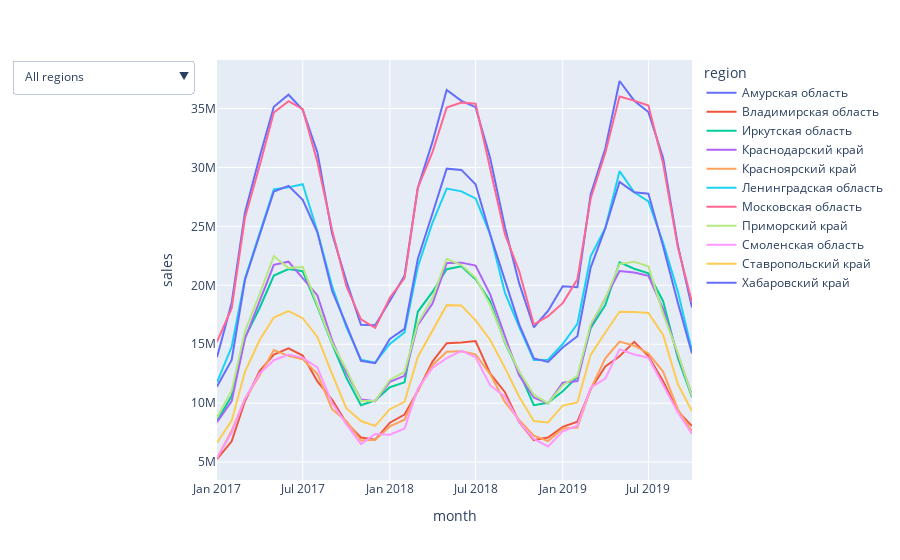

The code cell stored with this chart in its notebook:
### Code cell
#build a graph of sales dynamics by month with the ability to select a region

import plotly.express as px

fig = px.line(sales_region, x='month', y='sales', color='region')

fig.update_layout(
    updatemenus=[
        {
            "buttons": [{ "label": 'All regions', "method": "restyle", "args": [{"visible": [True for _ in fig.data]}], }] +
            [
                {
                    "label": t.name,
                    "method": "restyle",
                    "args": [{"visible": [t2.name == t.name for t2 in fig.data]}],
                }
                for t in fig.data
            ]
        }
    ]
)

fig.show()

### Figure 1 — Plotly figure (JSON) as saved in the notebook; plotly's stock layout.template omitted (floating-point values rounded to 4 significant figures)
{"data": [{"hovertemplate": "region=Амурская область<br>month=%{x}<br>sales=%{y}<extra></extra>", "legendgroup": "Амурская область", "line": {"color": "#636efa", "dash": "solid"}, "marker": {"symbol": "circle"}, "mode": "lines", "name": "Амурская область", "orientation": "v", "showlegend": true, "type": "scatter", "x": ["2017-01", "2017-02", "2017-03", "2017-04", "2017-05", "2017-06", "2017-07", "2017-08", "2017-09", "2017-10", "2017-11", "2017-12", "2018-01", "2018-02", "2018-03", "2018-04", "2018-05", "2018-06", "2018-07", "2018-08", "2018-09", "2018-10", "2018-11", "2018-12", "2019-01", "2019-02", "2019-03", "2019-04", "2019-05", "2019-06", "2019-07", "2019-08", "2019-09", "2019-10"], "xaxis": "x", "y": [13892593, 18513597, 26154950, 30880044, 35140301, 36163056, 34882005, 31269087, 24399286, 20375199, 16654177, 16618265, 18686662, 20801870, 28262592, 32162444, 36570812, 35639952, 35105554, 30758494, 24919829, 20180195, 16439502, 17825212, 19921230, 19832517, 27698756, 31597095, 37327765, 35655848, 34693005, 30806422, 23412578, 18112817], "yaxis": "y"}, {"hovertemplate": "region=Владимирская область<br>month=%{x}<br>sales=%{y}<extra></extra>", "legendgroup": "Владимирская область", "line": {"color": "#EF553B", "dash": "solid"}, "marker": {"symbol": "circle"}, "mode": "lines", "name": "Владимирская область", "orientation": "v", "showlegend": true, "type": "scatter", "x": ["2017-01", "2017-02", "2017-03", "2017-04", "2017-05", "2017-06", "2017-07", "2017-08", "2017-09", "2017-10", "2017-11", "2017-12", "2018-01", "2018-02", "2018-03", "2018-04", "2018-05", "2018-06", "2018-07", "2018-08", "2018-09", "2018-10", "2018-11", "2018-12", "2019-01", "2019-02", "2019-03", "2019-04", "2019-05", "2019-06", "2019-07", "2019-08", "2019-09", "2019-10"], "xaxis": "x", "y": [5268105, 6771637, 10171577, 12737164, 14113944, 14650277, 14042982, 11852614, 10315032, 8345524, 7096783, 6901647, 8347797, 9036281, 11038092, 13524334, 15084637, 15141533, 15278900, 12503641, 10934856, 8414741, 6872808, 7091611, 7995227, 8441091, 11179867, 13121558, 13987430, 15207215, 13999744, 11861188, 9346777, 8058144], "yaxis": "y"}, {"hovertemplate": "region=Иркутская область<br>month=%{x}<br>sales=%{y}<extra></extra>", "legendgroup": "Иркутская область", "line": {"color": "#00cc96", "dash": "solid"}, "marker": {"symbol": "circle"}, "mode": "lines", "name": "Иркутская область", "orientation": "v", "showlegend": true, "type": "scatter", "x": ["2017-01", "2017-02", "2017-03", "2017-04", "2017-05", "2017-06", "2017-07", "2017-08", "2017-09", "2017-10", "2017-11", "2017-12", "2018-01", "2018-02", "2018-03", "2018-04", "2018-05", "2018-06", "2018-07", "2018-08", "2018-09", "2018-10", "2018-11", "2018-12", "2019-01", "2019-02", "2019-03", "2019-04", "2019-05", "2019-06", "2019-07", "2019-08", "2019-09", "2019-10"], "xaxis": "x", "y": [8489321, 10631759, 15561221, 18075669, 20831187, 21374178, 21191349, 18201983, 15037018, 12164944, 9822714, 10240170, 11353570, 11769753, 17754685, 19436321, 21360283, 21614212, 20517232, 18640289, 15126525, 12647073, 9830494, 10035234, 11015416, 12229403, 16353367, 18322317, 21943133, 21404685, 21020178, 18654486, 13863857, 10508332], "yaxis": "y"}, {"hovertemplate": "region=Краснодарский край<br>month=%{x}<br>sales=%{y}<extra></extra>", "legendgroup": "Краснодарский край", "line": {"color": "#ab63fa", "dash": "solid"}, "marker": {"symbol": "circle"}, "mode": "lines", "name": "Краснодарский край", "orientation": "v", "showlegend": true, "type": "scatter", "x": ["2017-01", "2017-02", "2017-03", "2017-04", "2017-05", "2017-06", "2017-07", "2017-08", "2017-09", "2017-10", "2017-11", "2017-12", "2018-01", "2018-02", "2018-03", "2018-04", "2018-05", "2018-06", "2018-07", "2018-08", "2018-09", "2018-10", "2018-11", "2018-12", "2019-01", "2019-02", "2019-03", "2019-04", "2019-05", "2019-06", "2019-07", "2019-08", "2019-09", "2019-10"], "xaxis": "x", "y": [8384608, 10171544, 15473265, 18652501, 21734041, 22005001, 20632568, 19144364, 15336161, 12622585, 10313999, 10173871, 11809716, 12323701, 16647221, 18457938, 21886341, 21922982, 21669742, 19206562, 15675833, 12362549, 10479147, 9971532, 11735644, 11878690, 16521385, 18914155, 21211386, 21076817, 20805274, 17983430, 14142131, 10679506], "yaxis": "y"}, {"hovertemplate": "region=Красноярский край<br>month=%{x}<br>sales=%{y}<extra></extra>", "legendgroup": "Красноярский край", "line": {"color": "#FFA15A", "dash": "solid"}, "marker": {"symbol": "circle"}, "mode": "lines", "name": "Красноярский край", "orientation": "v", "showlegend": true, "type": "scatter", "x": ["2017-01", "2017-02", "2017-03", "2017-04", "2017-05", "2017-06", "2017-07", "2017-08", "2017-09", "2017-10", "2017-11", "2017-12", "2018-01", "2018-02", "2018-03", "2018-04", "2018-05", "2018-06", "2018-07", "2018-08", "2018-09", "2018-10", "2018-11", "2018-12", "2019-01", "2019-02", "2019-03", "2019-04", "2019-05", "2019-06", "2019-07", "2019-08", "2019-09", "2019-10"], "xaxis": "x", "y": [5333002, 7657826, 10389136, 12348815, 14505054, 14014238, 13732467, 12484251, 9489864, 8487996, 6837623, 6895197, 8028802, 8599288, 11096435, 13220273, 14366136, 14401961, 14143936, 12450101, 10083065, 8581572, 7238917, 6790791, 7856273, 7934014, 11203368, 13805087, 15223841, 14879039, 14219330, 12680605, 9490494, 7620870], "yaxis": "y"}, {"hovertemplate": "region=Ленинградская область<br>month=%{x}<br>sales=%{y}<extra></extra>", "legendgroup": "Ленинградская область", "line": {"color": "#19d3f3", "dash": "solid"}, "marker": {"symbol": "circle"}, "mode": "lines", "name": "Ленинградская область", "orientation": "v", "showlegend": true, "type": "scatter", "x": ["2017-01", "2017-02", "2017-03", "2017-04", "2017-05", "2017-06", "2017-07", "2017-08", "2017-09", "2017-10", "2017-11", "2017-12", "2018-01", "2018-02", "2018-03", "2018-04", "2018-05", "2018-06", "2018-07", "2018-08", "2018-09", "2018-10", "2018-11", "2018-12", "2019-01", "2019-02", "2019-03", "2019-04", "2019-05", "2019-06", "2019-07", "2019-08", "2019-09", "2019-10"], "xaxis": "x", "y": [11774246, 14783259, 20560103, 24409372, 28126134, 28306585, 28575484, 24567998, 19924661, 16480578, 13692374, 13432920, 15021962, 16012249, 21550940, 25305431, 28201433, 27968480, 27365578, 24301841, 19361865, 16478890, 13671773, 13685364, 15020605, 16727831, 22452278, 24856189, 29678782, 27886202, 27117774, 23616419, 19485593, 14441533], "yaxis": "y"}, {"hovertemplate": "region=Московская область<br>month=%{x}<br>sales=%{y}<extra></extra>", "legendgroup": "Московская область", "line": {"color": "#FF6692", "dash": "solid"}, "marker": {"symbol": "circle"}, "mode": "lines", "name": "Московская область", "orientation": "v", "showlegend": true, "type": "scatter", "x": ["2017-01", "2017-02", "2017-03", "2017-04", "2017-05", "2017-06", "2017-07", "2017-08", "2017-09", "2017-10", "2017-11", "2017-12", "2018-01", "2018-02", "2018-03", "2018-04", "2018-05", "2018-06", "2018-07", "2018-08", "2018-09", "2018-10", "2018-11", "2018-12", "2019-01", "2019-02", "2019-03", "2019-04", "2019-05", "2019-06", "2019-07", "2019-08", "2019-09", "2019-10"], "xaxis": "x", "y": [15223197, 18057297, 25725467, 30142204, 34658370, 35622007, 34941542, 30450344, 24699749, 19937245, 17112004, 16384147, 18942528, 20611209, 28265898, 31300981, 35081781, 35497215, 35405562, 29954056, 24337517, 21203956, 16668569, 17380991, 18486582, 20501636, 27367836, 31242523, 36012299, 35662642, 35245437, 30322775, 23258452, 18560872], "yaxis": "y"}, {"hovertemplate": "region=Приморский край<br>month=%{x}<br>sales=%{y}<extra></extra>", "legendgroup": "Приморский край", "line": {"color": "#B6E880", "dash": "solid"}, "marker": {"symbol": "circle"}, "mode": "lines", "name": "Приморский край", "orientation": "v", "showlegend": true, "type": "scatter", "x": ["2017-01", "2017-02", "2017-03", "2017-04", "2017-05", "2017-06", "2017-07", "2017-08", "2017-09", "2017-10", "2017-11", "2017-12", "2018-01", "2018-02", "2018-03", "2018-04", "2018-05", "2018-06", "2018-07", "2018-08", "2018-09", "2018-10", "2018-11", "2018-12", "2019-01", "2019-02", "2019-03", "2019-04", "2019-05", "2019-06", "2019-07", "2019-08", "2019-09", "2019-10"], "xaxis": "x", "y": [8811429, 11065658, 16099579, 19246367, 22482274, 21458331, 21562793, 18376097, 15103136, 12884427, 10191965, 10207766, 11975274, 12651872, 16775925, 18939798, 22239277, 21713806, 20631947, 18324975, 15181533, 12716136, 10721653, 9984776, 11528458, 12306702, 16689416, 18890572, 21799257, 22003853, 21608019, 17582269, 14265673, 10595997], "yaxis": "y"}, {"hovertemplate": "region=Смоленская область<br>month=%{x}<br>sales=%{y}<extra></extra>", "legendgroup": "Смоленская область", "line": {"color": "#FF97FF", "dash": "solid"}, "marker": {"symbol": "circle"}, "mode": "lines", "name": "Смоленская область", "orientation": "v", "showlegend": true, "type": "scatter", "x": ["2017-01", "2017-02", "2017-03", "2017-04", "2017-05", "2017-06", "2017-07", "2017-08", "2017-09", "2017-10", "2017-11", "2017-12", "2018-01", "2018-02", "2018-03", "2018-04", "2018-05", "2018-06", "2018-07", "2018-08", "2018-09", "2018-10", "2018-11", "2018-12", "2019-01", "2019-02", "2019-03", "2019-04", "2019-05", "2019-06", "2019-07", "2019-08", "2019-09", "2019-10"], "xaxis": "x", "y": [5359025, 7505239, 10365824, 12521319, 13644845, 14129378, 13843372, 13037091, 10012444, 8225682, 6540350, 7394629, 7325317, 7858580, 11222525, 12996552, 13821678, 14442876, 13903693, 11505545, 10557258, 8424326, 6972656, 6333703, 7607672, 8098299, 11317196, 12093813, 14565658, 14126357, 13863133, 11547227, 9228205, 7390256], "yaxis": "y"}, {"hovertemplate": "region=Ставропольский край<br>month=%{x}<br>sales=%{y}<extra></extra>", "legendgroup": "Ставропольский край", "line": {"color": "#FECB52", "dash": "solid"}, "marker": {"symbol": "circle"}, "mode": "lines", "name": "Ставропольский край", "orientation": "v", "showlegend": true, "type": "scatter", "x": ["2017-01", "2017-02", "2017-03", "2017-04", "2017-05", "2017-06", "2017-07", "2017-08", "2017-09", "2017-10", "2017-11", "2017-12", "2018-01", "2018-02", "2018-03", "2018-04", "2018-05", "2018-06", "2018-07", "2018-08", "2018-09", "2018-10", "2018-11", "2018-12", "2019-01", "2019-02", "2019-03", "2019-04", "2019-05", "2019-06", "2019-07", "2019-08", "2019-09", "2019-10"], "xaxis": "x", "y": [6642702, 8519759, 12655900, 15361115, 17263507, 17807590, 17211078, 15617153, 12485050, 9572207, 8485631, 8081761, 9491887, 10113273, 13928211, 16124896, 18317470, 18279801, 17033240, 15359792, 12999943, 10551623, 8493005, 8368889, 9794100, 10070789, 14103239, 15999331, 17757712, 17733407, 17651205, 15782461, 11626984, 9308110], "yaxis": "y"}, {"hovertemplate": "region=Хабаровский край<br>month=%{x}<br>sales=%{y}<extra></extra>", "legendgroup": "Хабаровский край", "line": {"color": "#636efa", "dash": "solid"}, "marker": {"symbol": "circle"}, "mode": "lines", "name": "Хабаровский край", "orientation": "v", "showlegend": true, "type": "scatter", "x": ["2017-01", "2017-02", "2017-03", "2017-04", "2017-05", "2017-06", "2017-07", "2017-08", "2017-09", "2017-10", "2017-11", "2017-12", "2018-01", "2018-02", "2018-03", "2018-04", "2018-05", "2018-06", "2018-07", "2018-08", "2018-09", "2018-10", "2018-11", "2018-12", "2019-01", "2019-02", "2019-03", "2019-04", "2019-05", "2019-06", "2019-07", "2019-08", "2019-09", "2019-10"], "xaxis": "x", "y": [11406274, 13673627, 20452725, 24227324, 27950876, 28429591, 27249626, 24493186, 19534422, 16671406, 13601105, 13390462, 15445928, 16301981, 22232839, 26094588, 29892138, 29789094, 28570691, 24289937, 20360332, 16690127, 13805042, 13501771, 14720722, 15685484, 21501014, 24841985, 28767990, 27884589, 27770391, 23312918, 18538074, 14210932], "yaxis": "y"}], "layout": {"legend": {"title": {"text": "region"}, "tracegroupgap": 0}, "margin": {"t": 60}, "updatemenus": [{"buttons": [{"args": [{"visible": [true, true, true, true, true, true, true, true, true, true, true]}], "label": "All regions", "method": "restyle"}, {"args": [{"visible": [true, false, false, false, false, false, false, false, false, false, false]}], "label": "Амурская область", "method": "restyle"}, {"args": [{"visible": [false, true, false, false, false, false, false, false, false, false, false]}], "label": "Владимирская область", "method": "restyle"}, {"args": [{"visible": [false, false, true, false, false, false, false, false, false, false, false]}], "label": "Иркутская область", "method": "restyle"}, {"args": [{"visible": [false, false, false, true, false, false, false, false, false, false, false]}], "label": "Краснодарский край", "method": "restyle"}, {"args": [{"visible": [false, false, false, false, true, false, false, false, false, false, false]}], "label": "Красноярский край", "method": "restyle"}, {"args": [{"visible": [false, false, false, false, false, true, false, false, false, false, false]}], "label": "Ленинградская область", "method": "restyle"}, {"args": [{"visible": [false, false, false, false, false, false, true, false, false, false, false]}], "label": "Московская область", "method": "restyle"}, {"args": [{"visible": [false, false, false, false, false, false, false, true, false, false, false]}], "label": "Приморский край", "method": "restyle"}, {"args": [{"visible": [false, false, false, false, false, false, false, false, true, false, false]}], "label": "Смоленская область", "method": "restyle"}, {"args": [{"visible": [false, false, false, false, false, false, false, false, false, true, false]}], "label": "Ставропольский край", "method": "restyle"}, {"args": [{"visible": [false, false, false, false, false, false, false, false, false, false, true]}], "label": "Хабаровский край", "method": "restyle"}]}], "xaxis": {"anchor": "y", "domain": [0, 1], "title": {"text": "month"}}, "yaxis": {"anchor": "x", "domain": [0, 1], "title": {"text": "sales"}}}}
